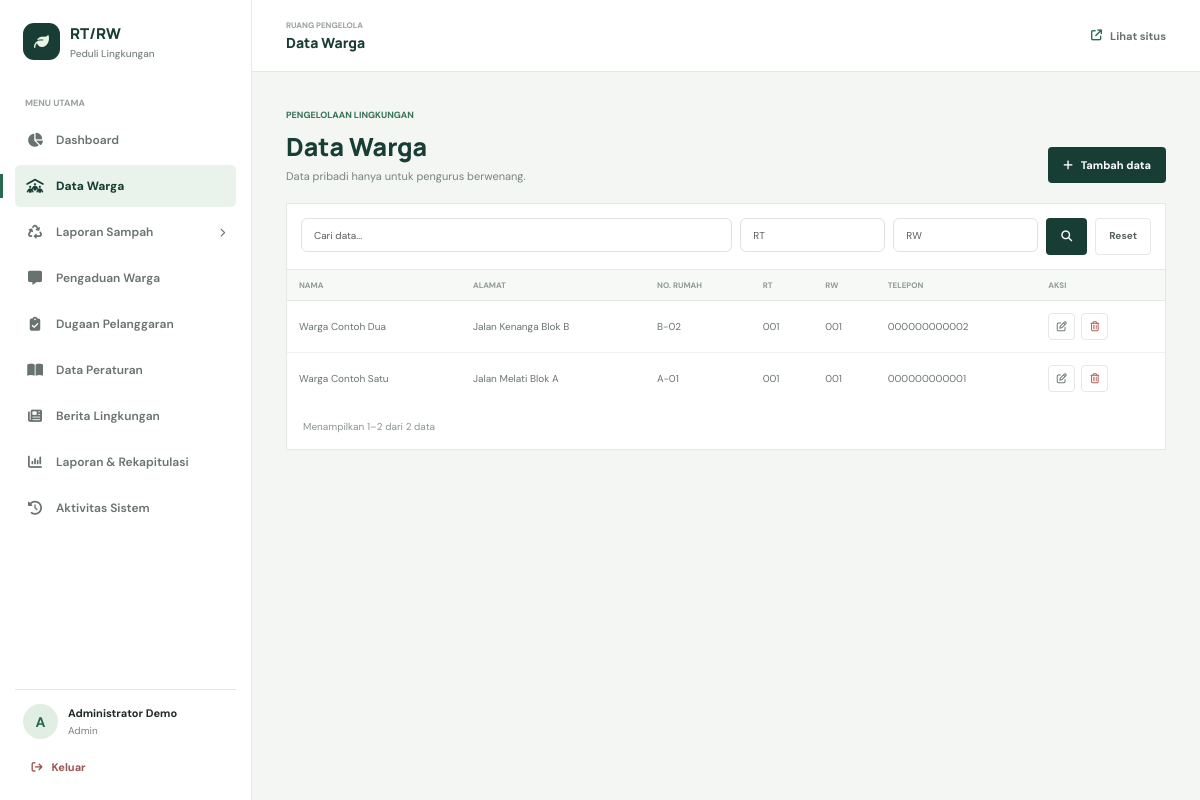
Screenshot of /admin/modul.php?modul=warga (signed in) with the database file from the repository.
### tables this page shows
CREATE TABLE warga (
    id_warga INT UNSIGNED AUTO_INCREMENT PRIMARY KEY,
    nomor_kk VARCHAR(32) NOT NULL,
    nik VARCHAR(32) NOT NULL UNIQUE,
    nama VARCHAR(120) NOT NULL,
    alamat VARCHAR(220) NOT NULL,
    nomor_rumah VARCHAR(20) DEFAULT NULL,
    nomor_telepon VARCHAR(30) DEFAULT NULL,
    rt VARCHAR(5) NOT NULL DEFAULT '001',
    rw VARCHAR(5) NOT NULL DEFAULT '001',
    created_at TIMESTAMP NOT NULL DEFAULT CURRENT_TIMESTAMP,
    updated_at TIMESTAMP NOT NULL DEFAULT CURRENT_TIMESTAMP ON UPDATE CURRENT_TIMESTAMP,
    INDEX idx_warga_nama (nama), INDEX idx_warga_rt_rw (rt, rw)
);

### includes/fungsi.php (called while the page is built, shortened)
<?php
function e(mixed $value): string
{
    return htmlspecialchars((string) $value, ENT_QUOTES | ENT_SUBSTITUTE, 'UTF-8');
}
function base_url(string $path = ''): string
{
    $script = str_replace('\\', '/', dirname($_SERVER['SCRIPT_NAME'] ?? '/'));
    foreach (['/admin/template', '/admin/laporan', '/admin'] as $suffix) {
        if (str_ends_with($script, $suffix)) {
            $script = substr($script, 0, -strlen($suffix));
            break;
        }
    }
    $base = rtrim($script, '/');
    return $base . ($path !== '' ? '/' . ltrim($path, '/') : '/');
}
function current_user(): ?array
{
    return isset($_SESSION['user']) && is_array($_SESSION['user']) ? $_SESSION['user'] : null;
}

### admin/modul.php (the view, shortened to what this page needs)
<?php
$moduleKey = (string) ($_GET['modul'] ?? '');
$module = $modules[$moduleKey];
$isReadOnly = $module['readonly'] ?? false;
$table = $module['table']; $primary = $module['id'];
$action = (string) ($_GET['aksi'] ?? '');
$record = null;
$isForm = !$isReadOnly && in_array($action, ['tambah','edit'], true);
$canDelete = !$isReadOnly && in_array(current_user()['role'], ['Admin','Ketua RW'], true);
require __DIR__ . '/template/header.php'; require __DIR__ . '/template/sidebar.php';
?>
<div class="module-heading"><div><span class="eyebrow eyebrow-dark">PENGELOLAAN LINGKUNGAN</span><h1><?= e($module['title']) ?></h1><p><?= e($module['desc']) ?></p></div><?php if (!$isReadOnly && !$isForm && $action !== 'detail'): ?><a class="btn btn-admin-primary" href="<?= e(base_url('admin/modul.php?modul=' . $moduleKey . '&aksi=tambah')) ?>"><i class="fa-solid fa-plus me-2"></i>Tambah data</a><?php endif; ?></div>
<?php if ($isForm): ?>
<form class="module-form" method="post" enctype="multipart/form-data" action="<?= e(base_url('admin/modul.php?modul=' . $moduleKey)) ?>"><?= csrf_field() ?><input type="hidden" name="aksi" value="simpan"><input type="hidden" name="id" value="<?= (int) ($record[$primary] ?? 0) ?>"><div class="form-grid">
<?php foreach ($module['fields'] as $name => $field): $type = $field['type'] ?? 'text'; $value = $record[$name] ?? ''; if ($type === 'datetime-local' && $value) $value = date('Y-m-d\\TH:i', strtotime($value)); $full = in_array($type, ['textarea'], true); ?>
<div class="field-group <?= $full ? 'full' : '' ?>"><label for="f_<?= e($name) ?>"><?= e($field['label']) ?><?= ($field['required'] ?? false) ? ' *' : '' ?></label>
<?php if ($type === 'textarea'): ?><textarea class="form-control" id="f_<?= e($name) ?>" name="<?= e($name) ?>" <?= ($field['required'] ?? false) ? 'required' : '' ?>><?= e($value) ?></textarea>
<?php elseif ($type === 'select'): ?><select class="form-select" id="f_<?= e($name) ?>" name="<?= e($name) ?>" <?= ($field['required'] ?? false) ? 'required' : '' ?>><option value="">Pilih <?= e(mb_strtolower($field['label'])) ?></option><?php foreach ($field['options'] as $option): ?><option value="<?= e($option) ?>" <?= (string) $value === $option ? 'selected' : '' ?>><?= e($option) ?></option><?php endforeach; ?></select>
<?php elseif ($type === 'relation'): $options = $pdo->query('SELECT `' . $field['key'] . '` id, `' . $field['value'] . '` label FROM `' . $field['table'] . '` ORDER BY `' . $field['value'] . '`')->fetchAll(); ?><select class="form-select" id="f_<?= e($name) ?>" name="<?= e($name) ?>"><option value="">Tidak dipilih</option><?php foreach ($options as $option): ?><option value="<?= (int) $option['id'] ?>" <?= (string) $value === (string) $option['id'] ? 'selected' : '' ?>><?= e($option['label']) ?></option><?php endforeach; ?></select>
<?php elseif ($type === 'upload'): ?><input class="form-control" id="f_<?= e($name) ?>" name="<?= e($name) ?>" type="file" accept="image/jpeg,image/png,image/webp"><div class="field-help"><?= $value ? '<a href="' . e(base_url('admin/lihat_bukti.php?jenis=' . urlencode($field['dir']) . '&file=' . urlencode((string) $value))) . '" target="_blank">Lihat file saat ini</a>. Kosongkan jika tidak diganti.' : 'Jenis yang diterima: JPG, PNG, WebP. Maksimal 5 MB.' ?></div>
<?php else: ?><input class="form-control" id="f_<?= e($name) ?>" name="<?= e($name) ?>" type="<?= e($type) ?>" value="<?= e($value) ?>" <?= ($field['required'] ?? false) ? 'required' : '' ?> <?= isset($field['max']) ? 'maxlength="' . (int) $field['max'] . '"' : '' ?>><?php endif; ?></div>
<?php endforeach; ?></div><div class="form-actions"><button class="btn btn-admin-primary" type="submit"><i class="fa-solid fa-floppy-disk me-2"></i>Simpan</button><a class="btn btn-admin-light" href="<?= e(base_url('admin/modul.php?modul=' . $moduleKey)) ?>">Batal</a></div></form>
<?php else:
  $conditions=[]; $params=[]; $search=trim((string)($_GET['q']??''));
  $where=$conditions?' WHERE '.implode(' AND ',$conditions):'';
  $countStmt=$pdo->prepare("SELECT COUNT(*) FROM `$table`".$where);$countStmt->execute($params);$total=(int)$countStmt->fetchColumn();$perPage=10;$page=max(1,(int)($_GET['halaman']??1));$pages=max(1,(int)ceil($total/$perPage));$page=min($page,$pages);$offset=($page-1)*$perPage;
  if ($moduleKey==='aktivitas') {$query="SELECT a.*, ad.nama FROM aktivitas a LEFT JOIN admin ad ON ad.id_admin=a.id_admin$where ORDER BY a.waktu DESC LIMIT $perPage OFFSET $offset";} else {$query="SELECT * FROM `$table`$where ORDER BY `$primary` DESC LIMIT $perPage OFFSET $offset";}
  $stmt=$pdo->prepare($query);$stmt->execute($params);$rows=$stmt->fetchAll();
?>
<form class="module-toolbar" method="get"><input class="form-control search-box" name="q" value="<?= e($search) ?>" placeholder="Cari data..."><?php if($moduleKey==='warga'): ?><input class="form-control" name="rt" placeholder="RT" value="<?= e($_GET['rt']??'') ?>" maxlength="5"><input class="form-control" name="rw" placeholder="RW" value="<?= e($_GET['rw']??'') ?>" maxlength="5"><?php endif; ?><button class="btn btn-admin-primary" type="submit"><i class="fa-solid fa-magnifying-glass"></i></button><a class="btn btn-admin-light" href="<?= e(base_url('admin/modul.php?modul='.$moduleKey)) ?>">Reset</a></form>
<section class="admin-panel"><div class="table-responsive"><table class="table admin-table"><thead><tr><?php foreach($module['list'] as $label): ?><th><?= e(mb_strtoupper($label)) ?></th><?php endforeach; ?><th>AKSI</th></tr></thead><tbody><?php foreach($rows as $row): ?><tr><?php foreach($module['list'] as $column=>$label): ?><td><?php $value=$row[$column]??'-';if($column==='status'||$column==='status_verifikasi') echo '<span class="status-badge status-'.e(strtolower(str_replace(' ','-',(string)$value))).'">'.e($value).'</span>';else echo e($value); ?></td><?php endforeach; ?><td><div class="row-actions"><?php if(!$isReadOnly): ?><a title="Edit" href="<?= e(base_url('admin/modul.php?modul='.$moduleKey.'&aksi=edit&id='.(int)$row[$primary])) ?>"><i class="fa-regular fa-pen-to-square"></i></a><?php endif; ?><?php if($canDelete): ?><form method="post" action="<?= e(base_url('admin/modul.php?modul='.$moduleKey)) ?>" data-confirm="Hapus data ini? Tindakan ini akan dicatat."><button class="delete-button" title="Hapus" type="submit"><i class="fa-regular fa-trash-can"></i></button></form><?php endif; ?></div></td></tr><?php endforeach; ?></tbody></table></div><div class="d-flex justify-content-between align-items-center flex-wrap gap-2 px-3 py-3"><span class="record-count">Menampilkan <?= $total ? $offset+1 : 0 ?>–<?= min($offset+$perPage,$total) ?> dari <?= $total ?> data</span></div></section>
<?php endif; require __DIR__ . '/template/footer.php'; ?>

### assets/css/admin.css (style rules this page uses)
:root { --forest:#183d34;--green:#286a50;--mint:#e4f1e7;--paper:#f4f6f3;--ink:#202b27;--muted:#78837d;--line:#e4e9e5;--yellow:#edbd4f;--blue:#427f94;--orange:#d57d48;--red:#b95353;--heading:'Manrope',sans-serif;--body:'DM Sans',sans-serif }
* { box-sizing:border-box }
body { margin:0;background:var(--paper);color:var(--ink);font:14px var(--body) }
a { text-decoration:none;color:inherit }
.eyebrow { color:#38755b;font-size:9px;font-weight:800 }
.admin-panel { background:#fff;border:1px solid var(--line) }
.admin-table { margin:0;vertical-align:middle }
.admin-table thead th { padding:10px 12px;background:#f7f9f7;border-bottom:1px solid var(--line);color:#929d95;font-size:8px;font-weight:800;white-space:nowrap }
.admin-table tbody td { padding:12px;color:#68746d;font-size:10px;border-bottom:1px solid #eef1ee }
.admin-table tbody tr:last-child td { border-bottom:0 }
.module-heading { display:flex;align-items:flex-end;justify-content:space-between;gap:20px;margin-bottom:20px }
.module-heading h1 { margin:7px 0 5px;color:var(--forest);font:800 25px var(--heading) }
.module-heading p { margin:0;color:var(--muted);font-size:11px }
.btn-admin-primary { padding:10px 15px;border:0;border-radius:4px;background:var(--forest);color:#fff;font-size:11px;font-weight:700 }
.btn-admin-light { padding:9px 13px;border:1px solid var(--line);border-radius:4px;background:#fff;color:#56635b;font-size:10px;font-weight:700 }
.module-toolbar { display:flex;flex-wrap:wrap;gap:8px;padding:14px;background:#fff;border:1px solid var(--line);border-bottom:0 }
.module-toolbar .form-control,.module-toolbar .form-select { width:auto;min-width:145px;height:34px;font-size:10px }
.module-toolbar .search-box { min-width:220px;flex:1 }
.row-actions { display:flex;align-items:center;gap:6px }
.row-actions a,.row-actions button { display:grid;place-items:center;width:27px;height:27px;border:1px solid var(--line);border-radius:4px;background:#fff;color:#647269;font-size:10px }
.row-actions .delete-button { color:#ac5550 }
.record-count { color:#89958d;font-size:10px }

### rows the page displays
warga: nama "Warga Contoh Dua", alamat "Jalan Kenanga Blok B", nomor_rumah "B-02", rt "001", rw "001", nomor_telepon "000000000002"
warga: nama "Warga Contoh Satu", alamat "Jalan Melati Blok A", nomor_rumah "A-01", rt "001", rw "001", nomor_telepon "000000000001"

### other values shown
$label "Dashboard"
$label "Data Warga"
$label "Laporan Sampah"
$label "Pengaduan Warga"
$label "Dugaan Pelanggaran"
$label "Data Peraturan"
$label "Berita Lingkungan"
$label "Laporan & Rekapitulasi"
$label "Aktivitas Sistem"
mb_strtoupper(mb_substr($user['nama'], 0, 1)) "A"
$user['nama'] "Administrator Demo"
$user['role'] "Admin"
$pageTitle "Data Warga"
$module['title'] "Data Warga"
$module['desc'] "Data pribadi hanya untuk pengurus berwenang."
